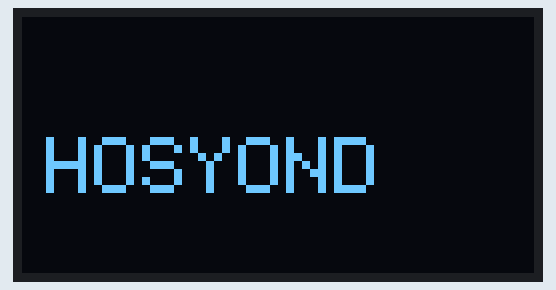
Recording of a sketch running on a simulated ESP32. On the bench: 128×64 one-colour display.

Above: at 2.6 s.
At 5.6 s:
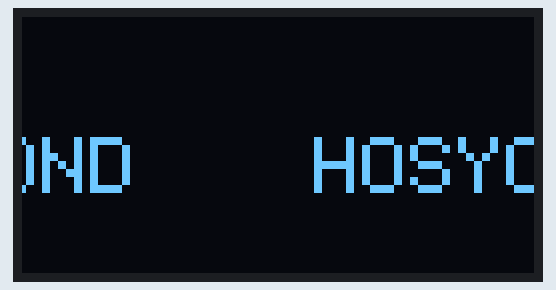
At 8.95 s:
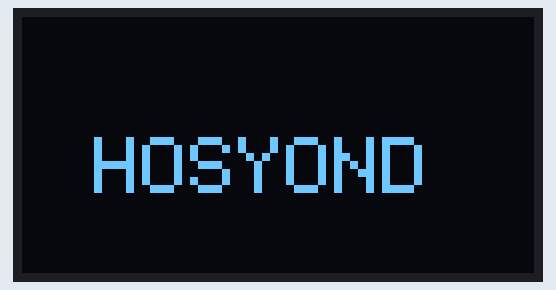
At 16.95 s:
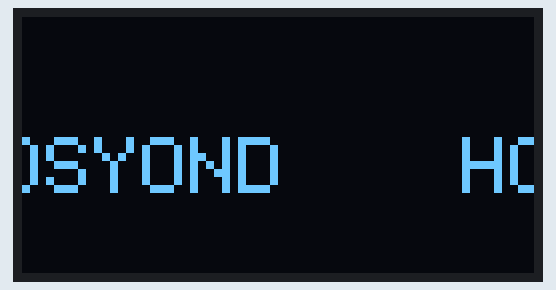
At 24.6 s:
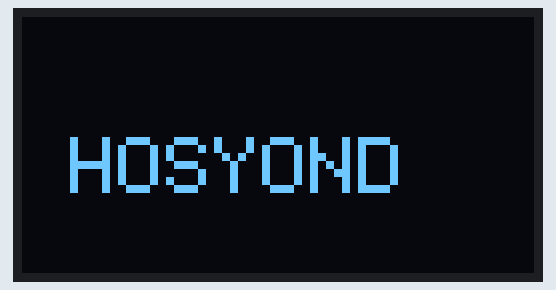
At 33.2 s:
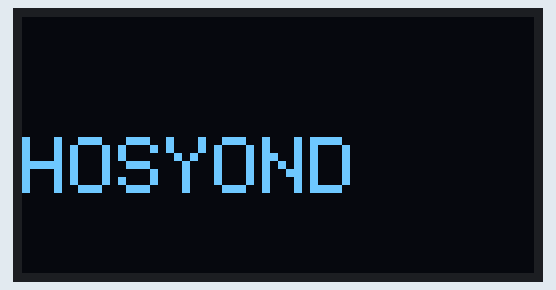

Measured:
- what the display in image 2 shows lasts 0.4 s, from 8.8 s to 9.2 s
- what the display in image 5 shows lasts 1.3 s, from 33.2 s to 34.5 s

The sketch:

oled-prueba.ino
```cpp
#include <Adafruit_GFX.h>
#include <Adafruit_SSD1306.h>
// Declaration for an SSD1306 display connected to I2C (SDA, SCL pins)
#include <Wire.h>
#define SCREEN_HEIGHT 64 // OLED display height, in pixels
#define SCREEN_WIDTH 128 // OLED display width, in pixels
Adafruit_SSD1306 display(SCREEN_WIDTH, SCREEN_HEIGHT, &Wire, -1);
void setup() {
  Wire.begin(22, 21);
  Serial.begin(115200);
  if(!display.begin(SSD1306_SWITCHCAPVCC, 0x3C))
  {
    Serial.println(F("SSD1306 allocation failed"));
    for(;;);
  }
  delay(2000);
  display.clearDisplay();
  display.setTextSize(2);
  display.setTextColor(WHITE);
  display.setCursor(0, 30);
  // Display static text
  display.println("HOSYOND");
  display.display();
  delay(100);
}
void loop() {
  // Scroll in various directions, pausing in-between:
  display.startscrollright(0x00, 0x0F);
  delay(7000);
  display.stopscroll();
  delay(1000);
  display.startscrollleft(0x00, 0x0F);
  delay(7000);
  display.stopscroll();
  delay(1000);
}
```
